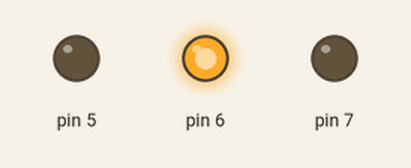
This sketch was run on a simulated Arduino Uno, built with avr-gcc and run on an emulated ATmega328P. Parts: output pins drawn as LEDs (lit = HIGH).

Above: at 0.5 s.
At 3.37 s:
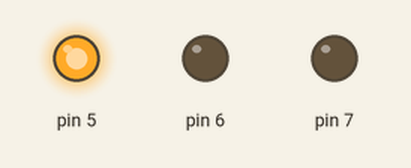
At 5.12 s:
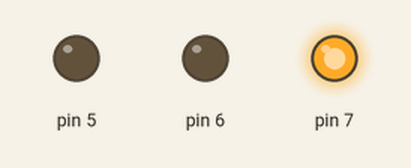
Timing chart, 0 to 5.8 s (numbered marks = the images above):
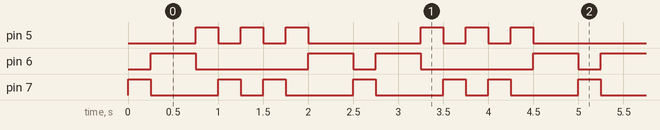

Measured:
- by itself, pin 5: repeats every 2.5 s: 2 × (LOW 0.25 s, HIGH 0.25 s), LOW 1.3 s, HIGH 0.25 s
- by itself, pin 6: repeats every 2.5 s: LOW 1.3 s, HIGH 0.50 s, LOW 0.25 s, HIGH 0.50 s
- by itself, pin 7: repeats every 2.5 s: LOW 0.75 s, HIGH 0.25 s, LOW 0.25 s, HIGH 0.25 s, LOW 0.75 s, HIGH 0.25 s

The sketch:

ITC_Assignment_01.ino
```cpp
// C++ code /c
//
void setup()
{
}

void loop()
{
  //LED1
  pinMode(7, OUTPUT);
  pinMode(6, OUTPUT);
  pinMode(5, INPUT);
  digitalWrite(7,HIGH);
  delay(250);
  //LED2
  digitalWrite(7,LOW);
  digitalWrite(6,HIGH);
  delay(250);
  //LED3
  pinMode(7,INPUT);
  pinMode(5, OUTPUT);
  delay(250);
  //LED4
  digitalWrite(6,LOW);
  digitalWrite(5,HIGH);
  delay(250);
  //LED5
  digitalWrite(5,LOW);
  pinMode(7,OUTPUT);
  pinMode(6, INPUT);
  digitalWrite(7,HIGH);
  delay(250);
  //LED6
  digitalWrite(7,LOW);
  digitalWrite(5,HIGH);
  delay(250);
  //LED5
  digitalWrite(5,LOW);
  digitalWrite(7,HIGH);
  delay(250);
  //LED4
  digitalWrite(7,LOW);
  pinMode(7,INPUT);
  pinMode(6, OUTPUT);
  digitalWrite(6,LOW);
  digitalWrite(5,HIGH);
  delay(250);
  //LED3
  digitalWrite(5,LOW);
  digitalWrite(6,HIGH);
  delay(250);
  //LED2
  pinMode(7, OUTPUT);
  pinMode(5, INPUT);
  delay(250);
  digitalWrite(6,LOW);
}
```
